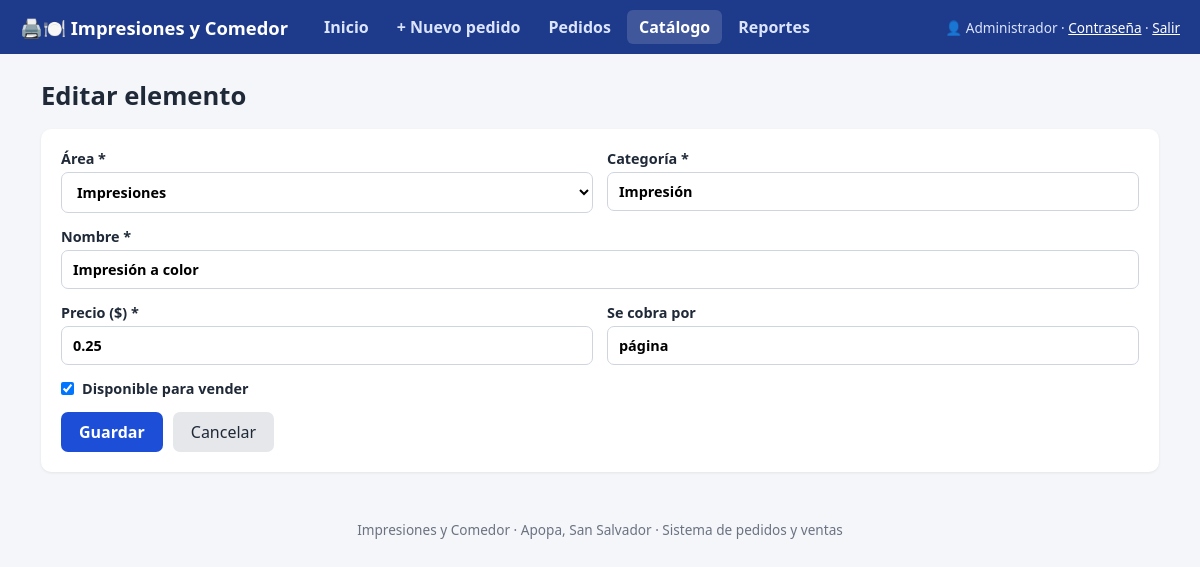
/catalogo_form.php?id=2 (signed in), run on the app's committed database.
### tables this page shows
CREATE TABLE IF NOT EXISTS catalogo (
  id         INT AUTO_INCREMENT PRIMARY KEY,
  area       ENUM('Impresiones','Comida') NOT NULL,
  categoria  VARCHAR(50)   NOT NULL,
  nombre     VARCHAR(100)  NOT NULL,
  precio     DECIMAL(10,2) NOT NULL,
  unidad     VARCHAR(30)   NOT NULL DEFAULT 'unidad',
  activo     TINYINT(1)    NOT NULL DEFAULT 1
);

### config.php (called while the page is built, shortened)
<?php
function e($v): string { return htmlspecialchars((string)$v, ENT_QUOTES, 'UTF-8'); }

### catalogo_form.php (the view, shortened to what this page needs)
<?php
require 'config.php';
$id = (int)($_GET['id'] ?? 0);
$i = ['area' => 'Impresiones', 'categoria' => '', 'nombre' => '', 'precio' => '', 'unidad' => 'unidad', 'activo' => 1];
if ($id) {
    $stmt = $pdo->prepare("SELECT * FROM catalogo WHERE id = ?");
    $stmt->execute([$id]);
    $i = $stmt->fetch() ?: ir('catalogo.php', 'Elemento no encontrado.');
}
require 'header.php';
?>
<h1><?= $id ? 'Editar elemento' : 'Agregar al catálogo' ?></h1>
<form method="post" class="tarjeta rejilla">
  <label>Área *
    <select name="area" id="area" required>
      <?php foreach (AREAS as $a): ?>
        <option <?= $i['area'] === $a ? 'selected' : '' ?>><?= $a ?></option>
      <?php endforeach; ?>
    </select>
  </label>
  <label>Categoría *
    <input type="text" name="categoria" list="lista-categorias" required value="<?= e($i['categoria']) ?>" placeholder="Ej.: Copias, Almuerzos">
  </label>
  <label class="completo">Nombre *<input type="text" name="nombre" required value="<?= e($i['nombre']) ?>" placeholder="Ej.: Impresión a color, Almuerzo del día"></label>
  <label>Precio ($) *<input type="number" name="precio" step="0.01" min="0" required value="<?= e($i['precio']) ?>"></label>
  <label>Se cobra por<input type="text" name="unidad" value="<?= e($i['unidad']) ?>" placeholder="página, plato, unidad..."></label>
  <label class="completo check"><input type="checkbox" name="activo" <?= $i['activo'] ? 'checked' : '' ?>> Disponible para vender</label>
  <div class="completo botones">
    <button type="submit">Guardar</button>
    <a class="btn-sec" href="catalogo.php">Cancelar</a>
  </div>
</form>
<?php require 'footer.php'; ?>

### assets/style.css (style rules this page uses)
:root { --primario: #1d4ed8; --primario-osc: #1e3a8a; --imp: #2563eb; --com: #ea580c; --fondo: #f4f6fa; --texto: #1f2937; --suave: #6b7280; --borde: #e5e7eb; --blanco: #ffffff; }
* { box-sizing: border-box; }
body { margin: 0; font-family: system-ui, "Segoe UI", Arial, sans-serif; background: var(--fondo); color: var(--texto); }
a { color: var(--primario); }
h1 { margin: 0 0 16px; font-size: 1.6rem; }
input, select, textarea { width: 100%; padding: 9px 11px; border: 1px solid #cfd5df; border-radius: 7px; font: inherit; margin-top: 4px; background: #fff; }
label { font-weight: 600; font-size: .9rem; }
button, .btn { background: var(--primario); color: #fff; border: 0; padding: 9px 18px; border-radius: 7px; cursor: pointer; font: inherit; font-weight: 600; text-decoration: none; display: inline-block; }
.btn-sec { display: inline-block; padding: 9px 18px; border-radius: 7px; background: #e5e7eb; color: var(--texto); text-decoration: none; border: 0; font: inherit; cursor: pointer; }
.botones { display: flex; flex-wrap: wrap; gap: 10px; align-items: center; }
.tarjeta { background: var(--blanco); border-radius: 10px; padding: 20px; box-shadow: 0 1px 3px rgba(0,0,0,.07); margin-bottom: 16px; }
.rejilla { display: grid; grid-template-columns: 1fr 1fr; gap: 14px; }
.completo { grid-column: 1 / -1; }
.check { display: flex; align-items: center; gap: 8px; }
.check input { width: auto; margin: 0; }

### data on the page
catalogo: area "Impresiones", categoria "Impresión", nombre "Impresión a color", precio "0.25", unidad "página", activo "☑"

### other printed values
NEGOCIO "Impresiones y Comedor"
$_SESSION['nombre'] "Administrador"
LUGAR "Apopa, San Salvador"
